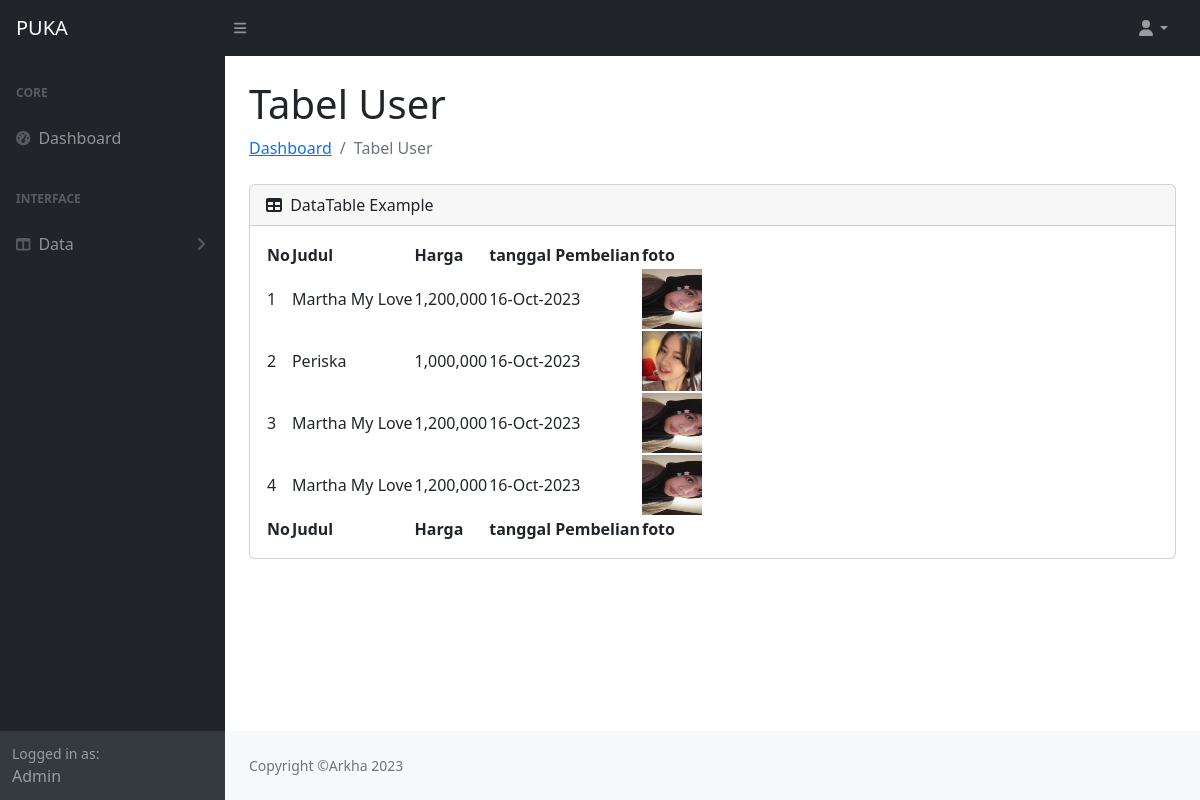
Screenshot of /user/tabel_transaksi.php with the database file from the repository.
### tables this page shows
CREATE TABLE `transaksi` (
  `id_transaksi` int(255) NOT NULL,
  `judul` varchar(255) NOT NULL,
  `tanggal_pembelian` varchar(255) NOT NULL,
  `harga` varchar(225) NOT NULL,
  `foto` varchar(255) NOT NULL
);

### user/tabel_transaksi.php (the view, shortened to what this page needs)
<!DOCTYPE html>
<html lang="en">
<head>
</head>
<body>
    <!DOCTYPE html>
    <html lang="en">
    <head>
        <link href="https://cdn.jsdelivr.net/npm/simple-datatables@7.1.2/dist/style.min.css" rel="stylesheet" />
        <link href="../css/styles.css" rel="stylesheet" />
    </head>
    <body class="sb-nav-fixed">
        <nav class="sb-topnav navbar navbar-expand navbar-dark bg-dark">
            <a class="navbar-brand ps-3" href="index.php">PUKA</a>
            <button class="btn btn-link btn-sm order-1 order-lg-0 me-4 me-lg-0" id="sidebarToggle" href="#!"><i class="fas fa-bars"></i></button>
            <ul class="navbar-nav ms-auto ms-md-0 me-3 me-lg-4">
                <li class="nav-item dropdown">
                    <a class="nav-link dropdown-toggle" id="navbarDropdown" href="#" role="button" data-bs-toggle="dropdown" aria-expanded="false"><i class="fas fa-user fa-fw"></i></a>
                </li>
            </ul>
        </nav>
        <div id="layoutSidenav">
            <div id="layoutSidenav_nav">
                <nav class="sb-sidenav accordion sb-sidenav-dark" id="sidenavAccordion">
                    <div class="sb-sidenav-menu">
                        <div class="nav">
                            <div class="sb-sidenav-menu-heading">Core</div>
                            <a class="nav-link" href="index.php">
                                <div class="sb-nav-link-icon"><i class="fas fa-tachometer-alt"></i></div>
                                Dashboard
                            </a>
                            <div class="sb-sidenav-menu-heading">Interface</div>
                            <a class="nav-link collapsed" href="#" data-bs-toggle="collapse" data-bs-target="#collapseLayouts" aria-expanded="false" aria-controls="collapseLayouts">
                                <div class="sb-nav-link-icon"><i class="fas fa-columns"></i></div>
                                Data
                                <div class="sb-sidenav-collapse-arrow"><i class="fas fa-angle-down"></i></div>
                            </a>
                        </div>
                    </div>
                    <div class="sb-sidenav-footer">
                        <div class="small">Logged in as:</div>
                        Admin
                    </div>
                </nav>
            </div>
            <div id="layoutSidenav_content">
                <main>
                    <div class="container-fluid px-4">
                        <h1 class="mt-4">Tabel User</h1>
                        <ol class="breadcrumb mb-4">
                            <li class="breadcrumb-item"><a href="index.php">Dashboard</a></li>
                            <li class="breadcrumb-item active">Tabel User</li>
                        </ol>
                        <div class="card mb-4">
                            <div class="card-header">
                                <i class="fas fa-table me-1"></i>
                                DataTable Example
                            </div>
                            <div class="card-body">
                                <table id="datatablesSimple">
                                    <thead>
                                        <tr>
                                            <th>No</th>
                                            <th>Judul</th>
                                            <th>Harga</th>
                                            <th>tanggal Pembelian</th>
                                            <th>foto</th>
                                        </tr>
                                    </thead>
                                    <tfoot>
                                        <tr>
                                            <th>No</th>
                                            <th>Judul</th>
                                            <th>Harga</th>
                                            <th>tanggal Pembelian</th>
                                            <th>foto</th>
                                        </tr>
                                    </tfoot>
                                    <tbody>
                                        <?php
                                        include '../koneksi.php';
                                        $no = 1;
                                        $data = mysqli_query($koneksi, "select * from transaksi");
                                        while ($d = mysqli_fetch_array($data)) {
                                        ?>
                                            <tr>
                                                <td>
                                                    <?php echo $no++; ?>
                                                </td>
                                                <td>
                                                    <?php echo $d['judul']; ?>
                                                </td>
                                                <td>
                                                    <?php echo $d['harga']; ?>
                                                </td>
                                                <td>
                                                    <?php echo $d['tanggal_pembelian']; ?>
                                                </td>
                                                <td>
                                                    <img src="../admin/gambar/<?php echo $d['foto'] ?>" width="60" height="60">
                                                </td>
                                            </tr>
                                        <?php
                                        }
                                        ?>
                                </table>
                            </div>
                        </div>
                    </div>
                </main>
                <footer class="py-4 bg-light mt-auto">
                    <div class="container-fluid px-4">
                        <div class="d-flex align-items-center justify-content-between small">
                            <div class="text-muted">Copyright &copy;Arkha 2023</div>
                        </div>
                    </div>
                </footer>
            </div>
        </div>
    </body>
    </html>
</body>
</html>

### rows the page displays
transaksi: judul "Martha My Love", harga "1,200,000", tanggal_pembelian "16-Oct-2023", foto (picture)
transaksi: judul "Periska", harga "1,000,000", tanggal_pembelian "16-Oct-2023", foto (picture)
transaksi: judul "Martha My Love", harga "1,200,000", tanggal_pembelian "16-Oct-2023", foto (picture)
transaksi: judul "Martha My Love", harga "1,200,000", tanggal_pembelian "16-Oct-2023", foto (picture)
